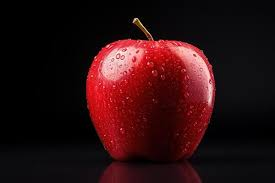
#> input picture dataset/apple/apple 1.jpg, 275 x 183 px; its folder holds only this picture in this run
$ python load_Data.py
#> lines starting #> are read from the running program, lines starting #| are printed output that depends on the picture
import os
import cv2
import numpy as np
from sklearn.neighbors import KNeighborsClassifier
import joblib
# Folder where your images are stored
data_dir = './dataset'

# Lists to store data and labels
X = []
y = []

# Resize all images to 100x100
img_size = (100, 100)

# Go through each class (folder)
for label in os.listdir(data_dir):
    class_folder = os.path.join(data_dir, label)

    # Go through each image in the class folder
    for file in os.listdir(class_folder):
        img_path = os.path.join(class_folder, file)

        # Load image in grayscale
        img = cv2.imread(img_path, cv2.IMREAD_GRAYSCALE)
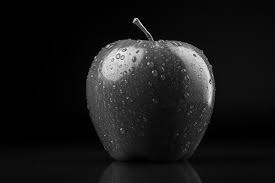
#> img: shape (183, 275); min 0, max 255, mean 23.3

        # Resize image to fixed size
        img = cv2.resize(img, img_size)
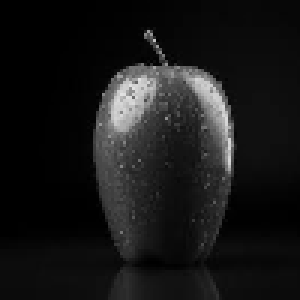
#> img: shape (100, 100) (shown 3 times larger); min 0, max 226, mean 23.2

        # Flatten image (100x100 → 10,000)
        features = img.flatten()
#> features = 10000 values, max 226 at index 3140, min 0 at index 0, mean 23.24

        # Store features and label
        X.append(features)
        y.append(label)
#> pass 2 of the loop `for label in os.listdir(data_dir):`:
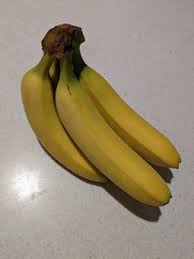
#> input picture dataset/banana/banana 1.jpg, 194 x 259 px
#> `img = cv2.imread(img_path, cv2.IMREAD_GRAYSCALE)`:
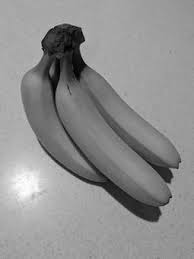
#> img: shape (259, 194); min 0, max 255, mean 143.1
#> `img = cv2.resize(img, img_size)`:
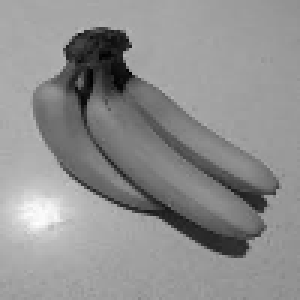
#> img: shape (100, 100) (shown 3 times larger); min 1, max 254, mean 143
#> features = 10000 values, max 254 at index 7412, min 1 at index 1834, mean 143

# Convert lists to NumPy arrays
X = np.array(X)
y = np.array(y)
# Create KNN model (k = 1 means nearest neighbor)
model = KNeighborsClassifier(n_neighbors=1)

# Train the model with image data and labels
model.fit(X, y)
joblib.dump(model, "knn_model.pkl")
print("✅ Model training complete!")

print("Feature extraction completed!")
print("Total samples:", len(X))
#| Total samples: 2
print("Labels:", np.unique(y))
